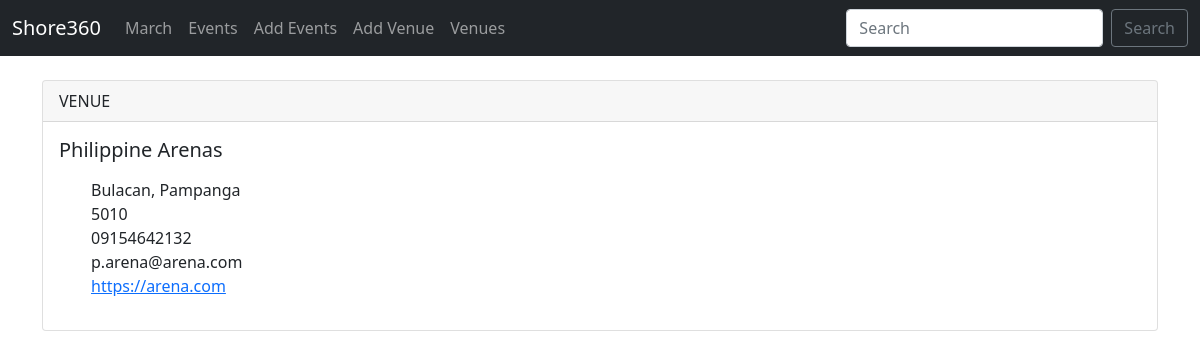
Page /show_venue/1 on the committed database.
### events/models.py (models this page shows)
class Venue(models.Model):
    name = models.CharField('Venue Name', max_length=120)
    address = models.CharField(max_length=300)
    zip_code = models.CharField('Zip Code', max_length=20)
    phone = models.CharField('Contact Phone',max_length=20, blank=True)
    web = models.URLField('Website Address', blank=True)
    email_address = models.EmailField('Email Address', blank=True)
    def __str__(self):
        return self.name

### events/views.py (the view)
# urls.py: path('show_venue/<venue_id>', views.show_venue, name = 'show-venue'),
def show_venue(request, venue_id):
	venue = Venue.objects.get(pk=venue_id)
	return render(request,'events/show_venue.html',
	       {'venue': venue})

### events/templates/events/show_venue.html (shortened to what this page needs)
{% extends 'events/base.html' %}
{% block content %}
<div class="card">
    <div class="card-header">
        VENUE
    </div>
    <div class="card-body">
      <h5 class="card-title">
        {{ venue  }}
      </h5>
      <p class="card-text">
        <ul>
             {{ venue.address }}  <br/>
             {{ venue.zip_code }}  <br/>
             {{ venue.phone }}  <br/>
             {{ venue.email_address }}  <br/>
             <a href="{{ venue.web }}">{{ venue.web }} </a>  <br/>
        </ul>
      </p>
    </div>
  </div>
{% endblock %}

### rows in the picture
Venue: name "Philippine Arenas", address "Bulacan, Pampanga", zip_code "5010", phone "09154642132", email_address "p.arena@arena.com", web "https://arena.com"
